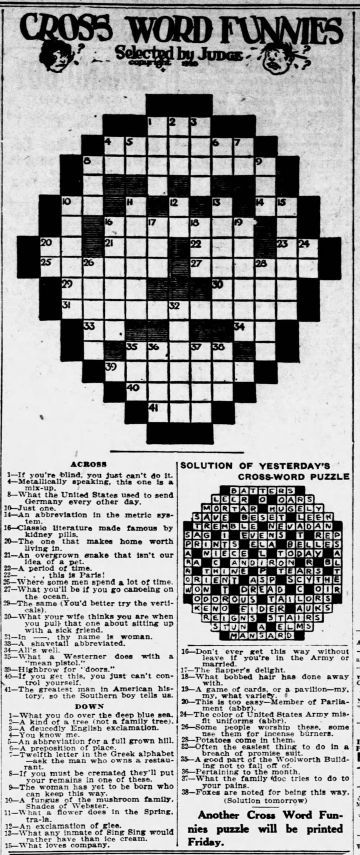
#> input picture docs/blog/img/boston-globe-1924-cross-word-funnies.jpg, 720 x 1710 px, given in place of leaf0034.jpg, which was not available (shown at 1/2 size); the run also reads 1 picture not shown here
$ python pelham_images.py
#> lines starting #> are read from the running program, lines starting #| are printed output that depends on the picture; pictures that were not available may be replaced by others from this repository, and a replacement may not be noted
"""Make the illustrations for docs/blog/pelham.html.

    python tools/blog/pelham_images.py [--xword-ocr ../xword-ocr] [--shots DIR]

Judge pages (1924, public domain) come from xword-ocr's archive.org cache
(<xword-ocr>/.cache/ia/<identifier>/leafNNNN.jpg). The alumni-directory entry and the
1987 obituary are screenshots Alex DeJarnatt took (directory.png, obituary.png in --shots);
the post credits their sources.

docs/blog/img/hbs-student-pioneers-1915-1930.jpg is a grid of the twelve portraits on Baker
Library's Student Pioneers page (HBS), Pelham outlined; hbs-pelham-annotated.png is a screenshot
of his page's header with the degree year boxed and our note added. Both were made by hand
(2026-10-12), not by this script. hbs-yearbook-pelham.png is the heading and Pelham's entry cut
from page 57 of the Harvard Business School Yearbook (an Ancestry.com image Ben Zimmer found),
also by hand (2026-10-13).
"""
import argparse
import shutil
from pathlib import Path

from PIL import Image

ROOT = Path(__file__).resolve().parents[2]
OUT = ROOT / "docs" / "blog" / "img"


def save(im, name, width):
    if im.width > width:
        im = im.resize((width, round(im.height * width / im.width)), Image.LANCZOS)
    im.convert("RGB").save(OUT / name, quality=84, optimize=True, progressive=True)
    print(name, im.size)


def main():
    ap = argparse.ArgumentParser()
    ap.add_argument("--xword-ocr", type=Path, default=ROOT.parent / "xword-ocr")
    ap.add_argument("--shots", type=Path)
    a = ap.parse_args()
    ia = a.xword_ocr / ".cache" / "ia"
    OUT.mkdir(parents=True, exist_ok=True)

    # No. 4 (22 Nov 1924; archive.org files the issue under 15 Nov): the whole puzzle page.
    p4 = Image.open(ia / "sim_judge_1924-11-15_87" / "leaf0034.jpg").convert("RGB")
#> p4 is the input picture: PIL image 720x1710 RGB; min 0, max 255, mean 168.1
    s4 = p4.height / 800  # coordinates below were read off an 800px-tall preview
#> s4 = 2.14
    save(p4.crop((int(40 * s4), int(60 * s4), int(510 * s4), int(760 * s4))), "judge1924-11-22-page.jpg", 720)
#> in save, `im = im.resize((width, round(im.height * width / im.width)), Image.LAN..`:
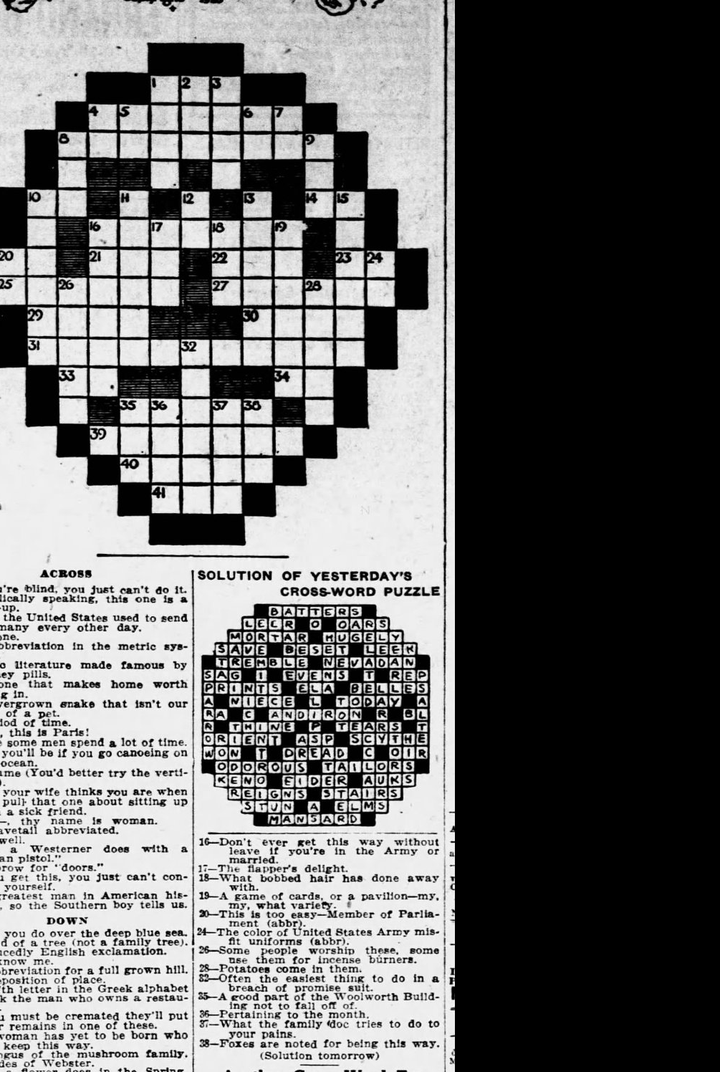
#> im: PIL image 720x1072 RGB; min 0, max 255, mean 105.5
#| judge1924-11-22-page.jpg (720, 1072)
    # Its credit note, beside the answer keys.
    save(p4.crop((int(225 * s4), int(500 * s4), int(335 * s4), int(580 * s4))), "judge1924-11-22-credit.jpg", 420)
#> call 2 of save, with name = 'judge1924-11-22-credit.jpg', width = 420
#> in save (call 2), `im.convert("RGB").save(OUT / name, quality=84, optimize=True, progress..`:
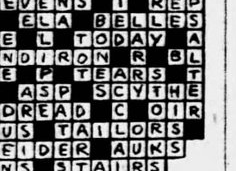
#> saved as judge1924-11-22-credit.jpg: PIL image 236x171 RGB; min 0, max 255, mean 119.5
#| judge1924-11-22-credit.jpg (236, 171)

    # No. 6 (6 Dec 1924): its credit note. (The faces image is judge_images.py's.)
    p6 = Image.open(ia / "sim_judge_1924-12-06_87" / "leaf0034.jpg").convert("RGB")
    s6 = p6.height / 800
#> s6 = 2.14
    save(p6.crop((int(290 * s6), int(240 * s6), int(510 * s6), int(300 * s6))), "judge1924-12-06-credit.jpg", 520)
#> call 3 of save, with name = 'judge1924-12-06-credit.jpg', width = 520
#> in save (call 3), `im.convert("RGB").save(OUT / name, quality=84, optimize=True, progress..`:
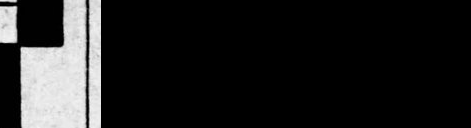
#> saved as judge1924-12-06-credit.jpg: PIL image 471x128 RGB; min 0, max 245, mean 31.9
#| judge1924-12-06-credit.jpg (471, 128)

    if a.shots:
        for src, dst in [("directory.png", "harvard-alumni-directory-1970-pelham.png"),
                         ("obituary.png", "detroit-free-press-1987-pelham.png")]:
            shutil.copyfile(a.shots / src, OUT / dst)
            print(dst, "(copied)")


if __name__ == "__main__":
    main()
